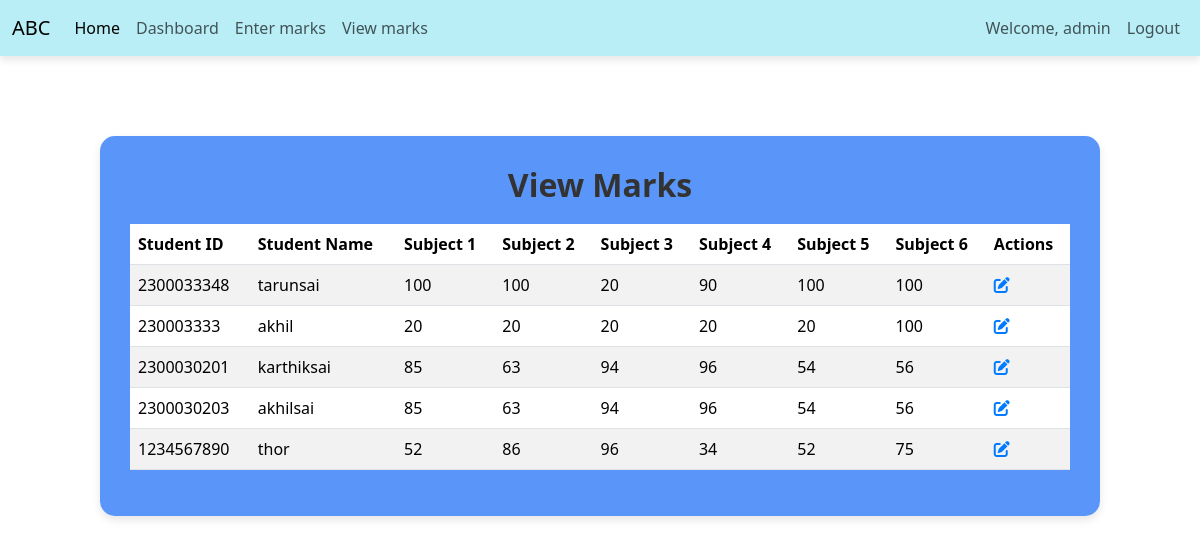
The page /teacherapp/view_marks/ (signed in) on the database its author committed.
### teacherapp/models.py (models this page shows, shortened)
class StudentMark(models.Model):
    student_id = models.CharField(max_length=20, unique=True)
    student_name = models.CharField(max_length=100)
    email = models.EmailField()  # Add email field
    subject1 = models.IntegerField()
    subject2 = models.IntegerField()
    subject3 = models.IntegerField()
    subject4 = models.IntegerField()
    subject5 = models.IntegerField()
    subject6 = models.IntegerField()

### teacherapp/views.py (the view)
# urls.py: path('view_marks/', views.view_marks, name='view_marks'),
def view_marks(request):
    students = StudentMark.objects.all()
    return render(request, 'teacherapp/view_marks.html', {'students': students})

### templates/teacherapp/view_marks.html (shortened to what this page needs)
<!DOCTYPE html>
<html lang="en">
<head>
    <link href="https://cdn.jsdelivr.net/npm/bootstrap@5.3.3/dist/css/bootstrap.min.css" rel="stylesheet">
    <link href="https://cdnjs.cloudflare.com/ajax/libs/font-awesome/6.0.0-beta3/css/all.min.css" rel="stylesheet">
</head>
<body>
  {% extends 'Navbar/teachernavbar.html' %}
  {% load static %}
  {% block body %}
  <div class="container">
    <div class="view-marks-container">
      <h2>View Marks</h2>
      <table class="table table-striped table-hover">
        <thead>
          <tr>
            <th>Student ID</th>
            <th>Student Name</th>
            <th>Subject 1</th>
            <th>Subject 2</th>
            <th>Subject 3</th>
            <th>Subject 4</th>
            <th>Subject 5</th>
            <th>Subject 6</th>
            <th>Actions</th>
          </tr>
        </thead>
        <tbody>
          {% for student in students %}
            <tr>
              <td>{{ student.student_id }}</td>
              <td>{{ student.student_name }}</td>
              <td>{{ student.subject1 }}</td>
              <td>{{ student.subject2 }}</td>
              <td>{{ student.subject3 }}</td>
              <td>{{ student.subject4 }}</td>
              <td>{{ student.subject5 }}</td>
              <td>{{ student.subject6 }}</td>
              <td>
                <a href="{% url 'edit_marks' student.pk %}" class="edit-button" data-bs-toggle="tooltip" title="Edit Marks">
                  <i class="fas fa-edit"></i>
                </a>
              </td>
            </tr>
          {% endfor %}
        </tbody>
      </table>
    </div>
  </div>
  {% endblock %}

### templates/Navbar/teachernavbar.html (shortened to what this page needs)
<!DOCTYPE html>
<html lang="en">
<head>
    <link href="https://cdn.jsdelivr.net/npm/bootstrap@5.3.3/dist/css/bootstrap.min.css" rel="stylesheet">
</head>
<body>
    <nav class="navbar navbar-expand-lg" style="background-color:#b9eef6">
        <div class="container-fluid">
            <a class="navbar-brand" href="{% url 'home' %}">ABC</a>
            <div class="collapse navbar-collapse" id="navbarNav">
                <ul class="navbar-nav">
                    <li class="nav-item">
                        <a class="nav-link active" aria-current="page" href="#">Home</a>
                    </li>
                    <li class="nav-item">
                        <a class="nav-link" href="{% url 'teacher_dashboard' %}">Dashboard</a>
                    </li>
                    <li class="nav-item">
                        <a class="nav-link" href="#">Enter marks</a>
                    </li>
                    <li class="nav-item">
                        <a class="nav-link" href="#">View marks</a>
                    </li>
                </ul>
                <ul class="navbar-nav ms-auto">
                    {% if user.is_authenticated %}
                        <li class="nav-item">
                            <span class="nav-link">Welcome, {{ user.username }}</span>
                        </li>
                        <li class="nav-item">
                            <a class="nav-link" href="{% url 'logout' %}">Logout</a>
                        </li>
                    {% endif %}
                </ul>
            </div>
        </div>
    </nav>
    {% block body %}
    {% endblock %}
</body>
</html>

### templates/teacherapp/view_marks.html (style rules this page uses)
body { background: url('https://wallpaperset.com/w/full/1/d/8/43494.jpg') no-repeat center center fixed; background-size: cover; font-family: 'Poppins', sans-serif; color: #333; display: flex; flex-direction: column; min-height: 100vh; }
.navbar { margin-bottom: 30px; box-shadow: 0 4px 8px rgba(0, 0, 0, 0.1); background-color: rgba(0, 0, 0, 0.7); backdrop-filter: blur(10px); }
.view-marks-container { max-width: 1000px; margin: 50px auto; padding: 30px; border-radius: 15px; background-color: rgba(90, 150, 250, 200); box-shadow: 0 4px 8px rgba(0, 0, 0, 0.1); animation: fadeIn 1s ease-in-out; }
.view-marks-container h2 { margin-bottom: 20px; font-size: 32px; font-weight: 600; color: #333; text-align: center; }
table { width: 100%; border-collapse: collapse; margin-bottom: 20px; }
th, td { padding: 12px; text-align: left; border-bottom: 1px solid #ddd; }
th { background-color: #007bff; color: white; font-weight: 600; }
td { background-color: rgba(255, 255, 255, 0.8); }
.edit-button { color: #007bff; text-decoration: none; transition: color 0.3s, transform 0.3s; }

### rows shown on the page
StudentMark: student_id "2300033348", student_name "tarunsai", subject1 "100", subject2 "100", subject3 "20", subject4 "90", subject5 "100", subject6 "100"
StudentMark: student_id "230003333", student_name "akhil", subject1 "20", subject2 "20", subject3 "20", subject4 "20", subject5 "20", subject6 "100"
StudentMark: student_id "2300030201", student_name "karthiksai", subject1 "85", subject2 "63", subject3 "94", subject4 "96", subject5 "54", subject6 "56"
StudentMark: student_id "2300030203", student_name "akhilsai", subject1 "85", subject2 "63", subject3 "94", subject4 "96", subject5 "54", subject6 "56"
StudentMark: student_id "1234567890", student_name "thor", subject1 "52", subject2 "86", subject3 "96", subject4 "34", subject5 "52", subject6 "75"

### other values the page prints
{{ user.username }} "admin"
